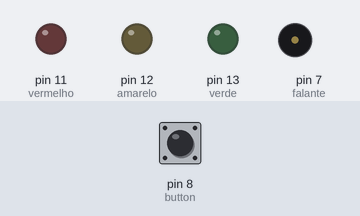
Recording of a sketch running on a simulated Arduino Uno, built with avr-gcc and run on an emulated ATmega328P. Parts: output pins drawn as LEDs (lit = HIGH), buzzer (waves = sounding). The test bench sets the inputs (shaded band); at power-on: pin 8 (button) HIGH.

Above: at 4.2 s.
4.3 s: pin 8 (button) pulled LOW for 3 s
At 6.89 s:
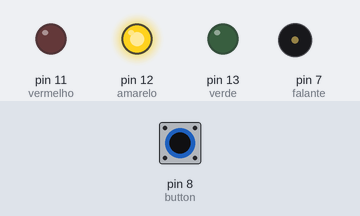
Timing chart, 0 to 8.4 s (numbered marks = the images above; inputs shaded):
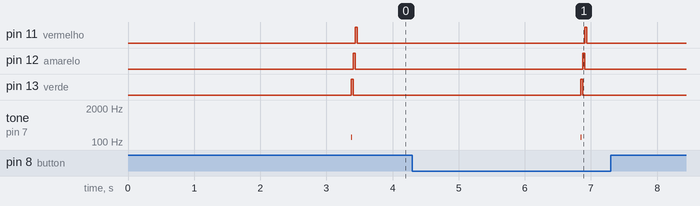

The sketch:

Sinaleiro.ino
```cpp
const int vermelho = 11;
const int amarelo = 12;
const int verde = 13;
const int button = 8;
const int falante = 7;

void setup() {
  pinMode(vermelho, OUTPUT);
  pinMode(amarelo, OUTPUT);
  pinMode(verde, OUTPUT);
  pinMode(button, INPUT);
  pinMode(falante, OUTPUT);

}

void loop() {
  if (digitalRead(button) == LOW)
  {
    apaga(verde);
    apaga(vermelho);
    apaga(amarelo);
    noTone(falante);
  }
  else
  {
    while(digitalRead(button) == HIGH){
      policia();
      ascende(verde);
      delay(30);
      apaga(verde);
      ascende(amarelo);
      delay(30);
      apaga(amarelo);
      ascende(vermelho);
      delay(30);
      apaga(vermelho);
    }
  }

}

float seno;
int frequencia;

void sirene() {
 for(int x=0;x<180;x++){
  //converte graus para radiando e depois obtém o valor do seno
  seno = (sin(x*3.1416/180));
  //gera uma frequência a partir do valor do seno
  frequencia = 2000+(int(seno*1000));
  tone(falante, frequencia);
  delay(2);
 }
}

#define tempo 10
  void policia(){
    for (frequencia = 150; frequencia < 1800; frequencia += 1)
  {
    tone(falante, frequencia, tempo);
    delay(1);
    yield();
  }
  for (frequencia = 1800; frequencia > 150; frequencia -= 1)
  {
    tone(falante, frequencia, tempo);
    delay(1);
    yield();
  }
  }

void sinaleiro() {
  ascende(verde);
  delay(10000);
  pisca(verde);
  apaga(verde);

  ascende(amarelo);
  delay(3000);
  apaga(amarelo);

  ascende(vermelho);
  delay(10000);
  pisca(vermelho);
  apaga(vermelho);

  ascende(amarelo);
  delay(3000);
  apaga(amarelo);
}


void ascende(int cor) {
  digitalWrite(cor, HIGH);
}

void apaga(int cor) {
  digitalWrite(cor, LOW);
}


void pisca(int cor) {

  for(int i = 0; i < 6; i++){
    if (digitalRead(cor) == HIGH)
      apaga(cor);
    else
      ascende(cor);

    delay(800);
  }
}
```
